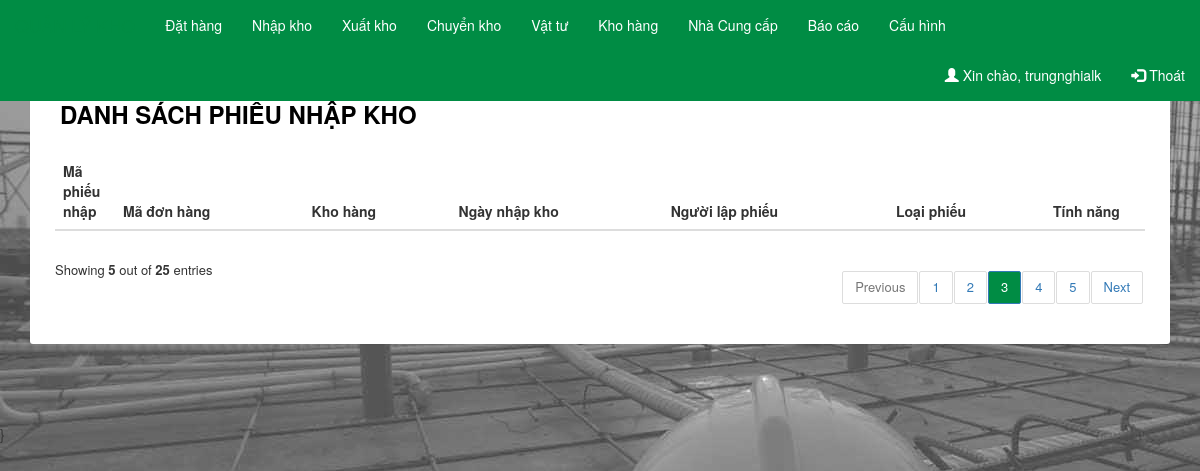
The page /index.php?id=nhapkho&view=true (signed in) on the database as committed earlier.
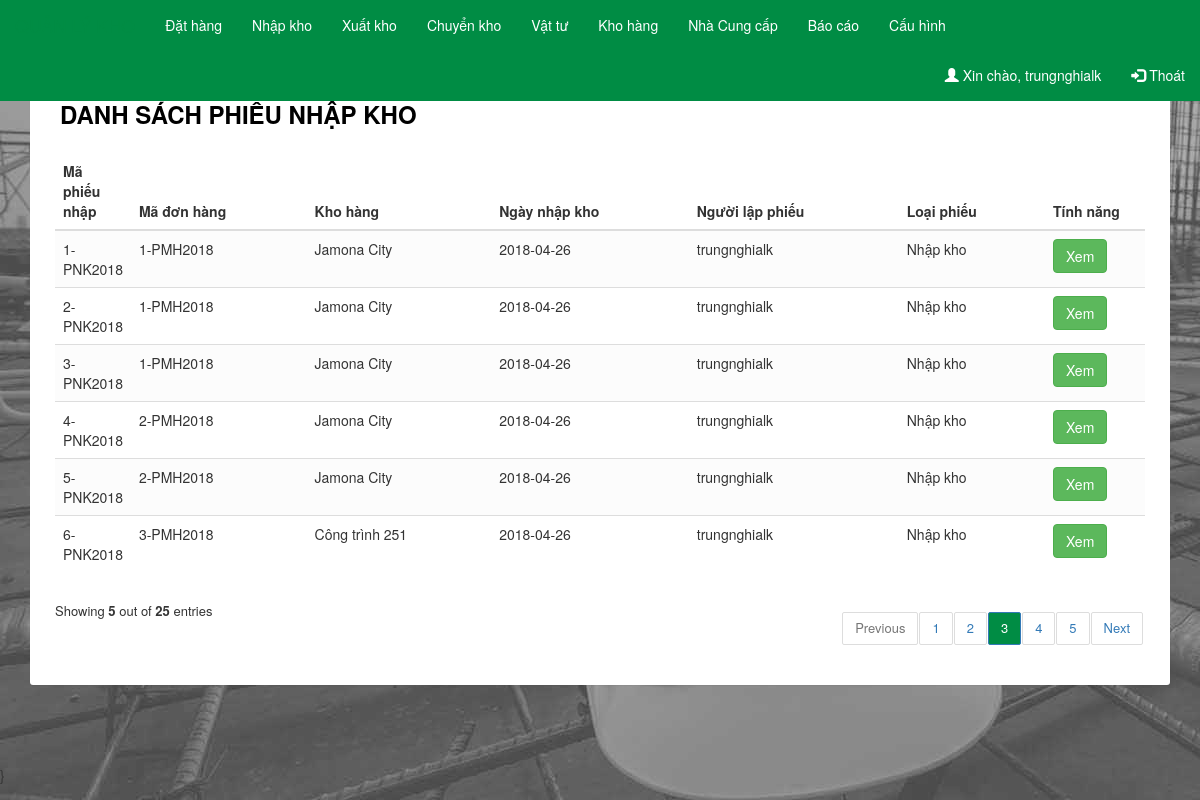
The same page on the database as committed later.
### tables this page shows
CREATE TABLE IF NOT EXISTS `goods_receipt` (
  `goodsreceipt_id` varchar(20) NOT NULL,
  `goodsreceipt_type` varchar(255) NOT NULL,
  `goodsreceipt_date` date NOT NULL,
  `goodsreceipt_user` varchar(30) NOT NULL,
  `warehouse_id` varchar(20) NOT NULL,
  `order_id` varchar(20) NOT NULL,
  `goodsreceipt_created` timestamp NOT NULL DEFAULT CURRENT_TIMESTAMP,
  PRIMARY KEY (`goodsreceipt_id`,`order_id`)
);

CREATE TABLE IF NOT EXISTS `warehouse` (
  `warehouse_id` int(11) NOT NULL AUTO_INCREMENT,
  `warehouse_name` varchar(200) NOT NULL,
  `warehouse_adr` varchar(1000) NOT NULL,
  `username` varchar(50) NOT NULL,
  `Goodsreceipt_count` int(255) DEFAULT '0',
  `GoodsIssue_count` int(255) NOT NULL DEFAULT '0',
  `Order_count` int(255) NOT NULL DEFAULT '0',
  PRIMARY KEY (`warehouse_id`)
);

### goods_receipt.php (the view, shortened to what this page needs)
<?php
if (isset($_GET['view']) == "true") {
  ?>
<div class="container">
  <div class="table-wrapper">
    <div class="table-title">
      <div class="row">
        <div class="col-sm-6">
          <h2><b>DANH SÁCH PHIẾU NHẬP KHO</b></h2>
        </div>
      </div>
    </div>
    <table class="table table-striped table-hover">
      <thead>
        <tr>
          <th>Mã phiếu nhập</th>
          <th>Mã đơn hàng</th>
          <th>Kho hàng</th>
          <th>Ngày nhập kho</th>
          <th>Người lập phiếu</th>
          <th>Loại phiếu</th>
          <th>Tính năng</th>
        </tr>
      </thead>
      <tbody>
        <?php
        $sql = "SELECT * from goods_receipt inner join warehouse on goods_receipt.warehouse_id = warehouse.warehouse_id";
        $result = mysql_query($sql);
        while ($row = mysql_fetch_array($result)) {
         ?>
         <tr>
          <td><?php echo $row["goodsreceipt_id"]; ?></td>
          <td><?php echo $row["order_id"]; ?></td>
          <td><?php echo $row["warehouse_name"] ?></td>
          <td><?php echo $row["goodsreceipt_date"] ?></td>
          <td><?php echo $row["goodsreceipt_user"] ?></td>
          <td><?php echo $row["goodsreceipt_type"] ?></td>
          <td>
            <a href="<?php echo ('index.php?id=nhapkho&goods_receipt=true&goodsreceipt_id='.$row['goodsreceipt_id']) ?>" class="btn btn-success" data-toggle="modal"><span>Xem</span></a>
          </td>
        </tr>
        <?php } ?>
      </tbody>
    </table>
    <div class="clearfix">
      <div class="hint-text">Showing <b>5</b> out of <b>25</b> entries</div>
      <ul class="pagination">
        <li class="page-item disabled"><a href="#">Previous</a></li>
        <li class="page-item"><a href="#" class="page-link">1</a></li>
        <li class="page-item"><a href="#" class="page-link">2</a></li>
        <li class="page-item active"><a href="#" class="page-link">3</a></li>
        <li class="page-item"><a href="#" class="page-link">4</a></li>
        <li class="page-item"><a href="#" class="page-link">5</a></li>
        <li class="page-item"><a href="#" class="page-link">Next</a></li>
      </ul>
    </div>
  </div>
</div>
<?php } ?>

Rows that differ between the two databases and show on the page:
added goods_receipt: goodsreceipt "1-PNK2018", order "1-PMH2018", warehouse.warehouse_name "Jamona City", goodsreceipt_date "2018-04-26", goodsreceipt_user "trungnghialk", goodsreceipt_type "Nhập kho"
added goods_receipt: goodsreceipt "2-PNK2018", order "1-PMH2018", warehouse.warehouse_name "Jamona City", goodsreceipt_date "2018-04-26", goodsreceipt_user "trungnghialk", goodsreceipt_type "Nhập kho"
added goods_receipt: goodsreceipt "3-PNK2018", order "1-PMH2018", warehouse.warehouse_name "Jamona City", goodsreceipt_date "2018-04-26", goodsreceipt_user "trungnghialk", goodsreceipt_type "Nhập kho"
added goods_receipt: goodsreceipt "4-PNK2018", order "2-PMH2018", warehouse.warehouse_name "Jamona City", goodsreceipt_date "2018-04-26", goodsreceipt_user "trungnghialk", goodsreceipt_type "Nhập kho"
added goods_receipt: goodsreceipt "5-PNK2018", order "2-PMH2018", warehouse.warehouse_name "Jamona City", goodsreceipt_date "2018-04-26", goodsreceipt_user "trungnghialk", goodsreceipt_type "Nhập kho"
added goods_receipt: goodsreceipt "6-PNK2018", order "3-PMH2018", warehouse.warehouse_name "Công trình 251", goodsreceipt_date "2018-04-26", goodsreceipt_user "trungnghialk", goodsreceipt_type "Nhập kho"
